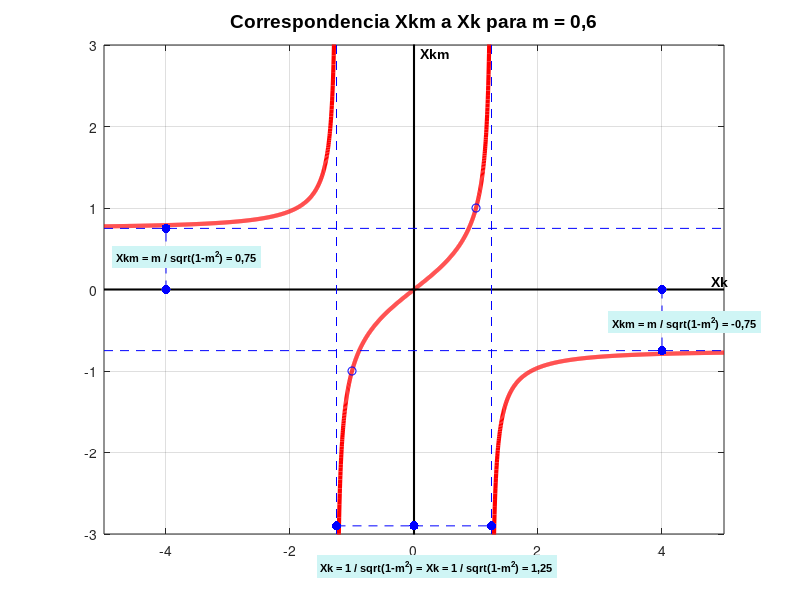

This figure's MATLAB source:
format long e
echo off
warning('off')
clc;
fprintf('\n\n\n\n\n');
fprintf('                  Correspondencia entre Xk y Xm para m = 0.6 \n\n');
fprintf('                  Desarrollado por : Ing. Juan Jose Garcia Abad');
fprintf('\n\n\n\n');
w=linspace(-1.25,1.25,1000);
Xk=w;
m=0.6;
alfa=2*acosh(Xk);
beta=2*asin(Xk);
% plot(w,alfa,w,beta,'r');
Xkm=Xk.*m./sqrt(1-(Xk.*Xk)*(1-m*m));

F1=figure(1);
set(F1,'color','w');
G1=plot(Xk,Xkm);
set(G1,'color',[1,0,0],'linewidth',3);
hold on;
w=linspace(-5,-1.25,1000);
Xk=w;

Xkm=Xk.*m./sqrt(1-(Xk.*Xk)*(1-m*m));
G2=plot(Xk,abs(Xkm));
set(G2,'color',[1,0,0],'linewidth',3);
w=linspace(1.25,5,1000);
Xk=w;

Xkm=Xk.*m./sqrt(1-(Xk.*Xk)*(1-m*m));
G3=plot(Xk,-abs(Xkm));
set(G3,'color',[1,0,0],'linewidth',3);

G11=line([-5,5],[0,0]);
set(G11,'color',[0,0,0],'linestyle','-','linewidth',1.5);

G12=line([0,0],[-15,15]);
set(G12,'color',[0,0,0],'linestyle','-','linewidth',1.5);

G13=line([1.25,1.25],[-3,3]);
set(G13,'color',[0,0,1],'linestyle','--');
G14=line([-1.25,-1.25],[-3,3]);
set(G14,'color',[0,0,1],'linestyle','--');
axis([-5,5,-3,3]);
G15=text(4.8,.1,'Xk');
set(G15,'FontSize',[10],'FontName','Arial','FontWeight','bold');

G16=text(0.1,2.9,'Xkm');
set(G16,'FontSize',[10],'FontName','Arial','FontWeight','bold');

G17=title('Correspondencia Xkm a Xk para m = 0,6');

set(G17,'FontSize',[14],'FontName','Arial','FontWeight','bold');
g18=line([-5,5],[-m/sqrt(1-m*m),-m/sqrt(1-m*m)]);
set(g18,'color',[0,0,1],'linestyle','--');
g19=line([-5,5],[m/sqrt(1-m*m),m/sqrt(1-m*m)]);
set(g19,'color',[0,0,1],'linestyle','--');
G18=plot(1,1,'bo');
G19=plot(-1,-1,'bo');

G20=line([4,4],[0,-m/sqrt(1-m*m)]);
set(G20,'color',[0,0,1],'linestyle','--','marker','.','markersize',20);
G21=text(3.2,-0.4,'Xkm = m / sqrt(1-m^2) = -0,75');
set(G21,'FontSize',[8],'FontName','Arial','FontWeight','bold','BackgroundColor',[0.811,0.960,0.960]);

G22=line([-4,-4],[0,m/sqrt(1-m*m)]);
set(G22,'color',[0,0,1],'linestyle','--','marker','.','markersize',20);
G23=text(-4.8,0.4,'Xkm = m / sqrt(1-m^2) = 0,75');
set(G23,'FontSize',[8],'FontName','Arial','FontWeight','bold','BackgroundColor',[0.811,0.960,0.960]);

G24=line([-1.25,0],[-2.9,-2.9]);
set(G24,'color',[0,0,1],'linestyle','--','marker','.','markersize',20);
G25=text(-1.5,-3.4,'Xk = 1 / sqrt(1-m^2) = -1,25');
set(G25,'FontSize',[8],'FontName','Arial','FontWeight','bold','BackgroundColor',[0.811,0.960,0.960]);
G26=line([0,1.25],[-2.9,-2.9]);
set(G26,'color',[0,0,1],'linestyle','--','marker','.','markersize',20);
G27=text(0.2,-3.4,'Xk = 1 / sqrt(1-m^2) = 1,25');
set(G27,'FontSize',[8],'FontName','Arial','FontWeight','bold','BackgroundColor',[0.811,0.960,0.960]);
grid on;
hold off;